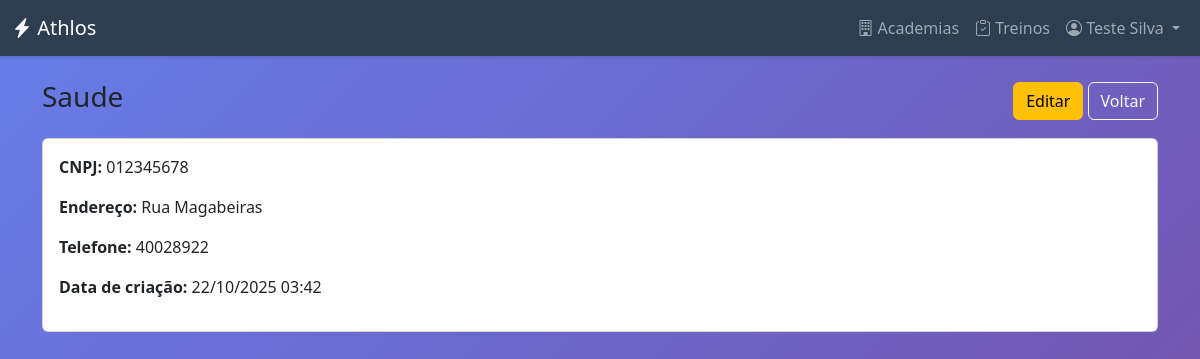
Page /academias/1/ (signed in) on the earlier database version.
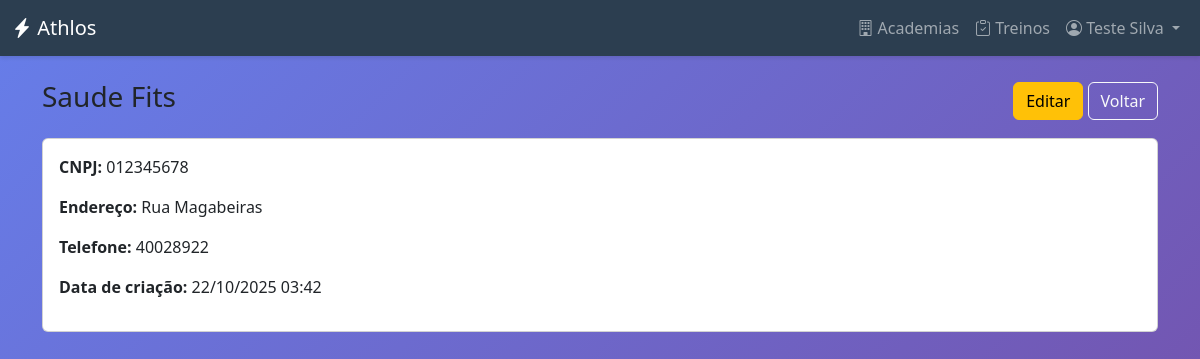
Same page on the later database version.
### academias/models.py (models this page shows, shortened)
class Academia(models.Model):
    nome_fantasia = models.CharField(max_length=100, verbose_name="Nome Fantasia")
    cnpj = models.CharField(max_length=18, unique=True, verbose_name="CNPJ")
    endereco = models.CharField(max_length=255, verbose_name="Endereço")
    telefone = models.CharField(max_length=15, verbose_name="Telefone")
    data_criacao = models.DateTimeField(
        auto_now_add=True, verbose_name="Data de Criação"
    )
    class Meta:
        verbose_name = "Academia"
        verbose_name_plural = "Academias"

### core/views.py (the view)
# urls.py: path("academias/<int:pk>/", views.academia_detail, name="academia_detail"),
@login_required
def academia_detail(request, pk):
    if request.user.user_type not in ["ADMIN", "ADMIN_SISTEMA", "PERSONAL"]:
        messages.error(request, "Acesso negado.")
        return redirect("dashboard")
    academia = get_object_or_404(Academia, pk=pk)
    return render(
        request, "core/academias/academia_detail.html", {"academia": academia}
    )

### core/templates/core/academias/academia_detail.html (shortened to what this page needs)
{% extends 'core/base.html' %}
{% block content %}
<div class="container py-4">
    <div class="d-flex justify-content-between align-items-center mb-3">
        <h3>{{ academia.nome_fantasia }}</h3>
        <div>
            <a href="{% url 'academia_edit' academia.pk %}" class="btn btn-warning">Editar</a>
            <button onclick="history.back()" class="btn btn-outline-light">Voltar</button>
        </div>
    </div>
    <div class="card card-body">
        <p><strong>CNPJ:</strong> {{ academia.cnpj }}</p>
        <p><strong>Endereço:</strong> {{ academia.endereco }}</p>
        <p><strong>Telefone:</strong> {{ academia.telefone }}</p>
        <p><strong>Data de criação:</strong> {{ academia.data_criacao|date:"d/m/Y H:i" }}</p>
    </div>
</div>
{% endblock %}

Differences in the rows shown:
changed Academia "Rua Magabeiras": nome_fantasia "Saude" → "Saude Fits"
